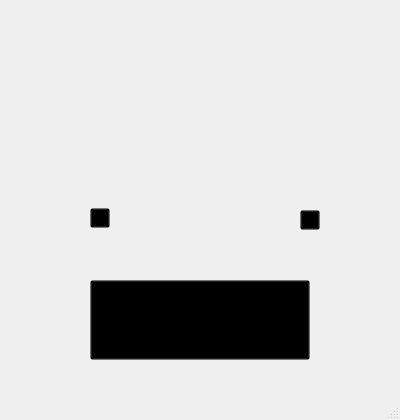
<?xml version="1.0" encoding="UTF-8"?>
<ui version="4.0">
 <class>LoginWindow</class>
 <widget class="QMainWindow" name="LoginWindow">
  <property name="enabled">
   <bool>true</bool>
  </property>
  <property name="geometry">
   <rect>
    <x>0</x>
    <y>0</y>
    <width>400</width>
    <height>420</height>
   </rect>
  </property>
  <property name="minimumSize">
   <size>
    <width>400</width>
    <height>420</height>
   </size>
  </property>
  <property name="maximumSize">
   <size>
    <width>400</width>
    <height>420</height>
   </size>
  </property>
  <property name="windowTitle">
   <string>Pipes</string>
  </property>
  <property name="styleSheet">
   <string notr="true"/>
  </property>
  <widget class="QWidget" name="centralWidget">
   <property name="enabled">
    <bool>true</bool>
   </property>
   <property name="minimumSize">
    <size>
     <width>279</width>
     <height>216</height>
    </size>
   </property>
   <property name="maximumSize">
    <size>
     <width>400</width>
     <height>400</height>
    </size>
   </property>
   <property name="styleSheet">
    <string notr="true">#centralWidget {
border-image: url(&quot;:/resources/images/login_pic/level_1.png&quot;);
}</string>
   </property>
   <widget class="QPushButton" name="prev_button">
    <property name="geometry">
     <rect>
      <x>90</x>
      <y>208</y>
      <width>20</width>
      <height>20</height>
     </rect>
    </property>
    <property name="minimumSize">
     <size>
      <width>20</width>
      <height>20</height>
     </size>
    </property>
    <property name="maximumSize">
     <size>
      <width>20</width>
      <height>20</height>
     </size>
    </property>
    <property name="styleSheet">
     <string notr="true">background-color: transparent;</string>
    </property>
    <property name="text">
     <string/>
    </property>
   </widget>
   <widget class="QPushButton" name="start_button">
    <property name="geometry">
     <rect>
      <x>90</x>
      <y>280</y>
      <width>220</width>
      <height>80</height>
     </rect>
    </property>
    <property name="minimumSize">
     <size>
      <width>220</width>
      <height>80</height>
     </size>
    </property>
    <property name="maximumSize">
     <size>
      <width>220</width>
      <height>80</height>
     </size>
    </property>
    <property name="styleSheet">
     <string notr="true">background-color: transparent;</string>
    </property>
    <property name="text">
     <string/>
    </property>
   </widget>
   <widget class="QPushButton" name="next_button">
    <property name="geometry">
     <rect>
      <x>300</x>
      <y>210</y>
      <width>20</width>
      <height>20</height>
     </rect>
    </property>
    <property name="minimumSize">
     <size>
      <width>20</width>
      <height>20</height>
     </size>
    </property>
    <property name="maximumSize">
     <size>
      <width>20</width>
      <height>20</height>
     </size>
    </property>
    <property name="styleSheet">
     <string notr="true">background-color: transparent;</string>
    </property>
    <property name="text">
     <string/>
    </property>
   </widget>
  </widget>
  <widget class="QStatusBar" name="statusBar"/>
 </widget>
 <layoutdefault spacing="6" margin="11"/>
 <resources/>
 <connections/>
</ui>
